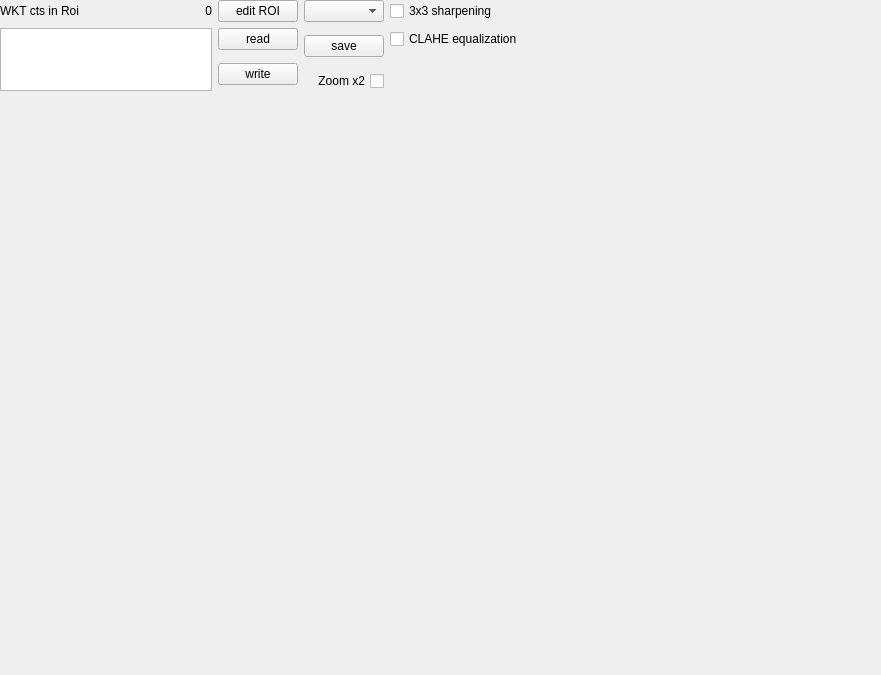
<?xml version="1.0" encoding="UTF-8"?>
<ui version="4.0">
 <class>Form</class>
 <widget class="QWidget" name="Form">
  <property name="geometry">
   <rect>
    <x>0</x>
    <y>0</y>
    <width>881</width>
    <height>675</height>
   </rect>
  </property>
  <property name="windowTitle">
   <string>Form</string>
  </property>
  <widget class="QWidget" name="layoutWidget">
   <property name="geometry">
    <rect>
     <x>0</x>
     <y>0</y>
     <width>642</width>
     <height>364</height>
    </rect>
   </property>
   <layout class="QVBoxLayout" name="verticalLayout">
    <item>
     <widget class="QFrame" name="frame">
      <property name="minimumSize">
       <size>
        <width>640</width>
        <height>100</height>
       </size>
      </property>
      <property name="maximumSize">
       <size>
        <width>16777215</width>
        <height>150</height>
       </size>
      </property>
      <widget class="QWidget" name="layoutWidget">
       <property name="geometry">
        <rect>
         <x>0</x>
         <y>0</y>
         <width>692</width>
         <height>91</height>
        </rect>
       </property>
       <layout class="QGridLayout" name="gridLayout">
        <item row="0" column="0">
         <widget class="QLabel" name="label_2">
          <property name="sizePolicy">
           <sizepolicy hsizetype="Preferred" vsizetype="Preferred">
            <horstretch>0</horstretch>
            <verstretch>1</verstretch>
           </sizepolicy>
          </property>
          <property name="text">
           <string>WKT cts in Roi</string>
          </property>
         </widget>
        </item>
        <item row="0" column="1">
         <widget class="QLabel" name="cts">
          <property name="sizePolicy">
           <sizepolicy hsizetype="Preferred" vsizetype="Preferred">
            <horstretch>0</horstretch>
            <verstretch>1</verstretch>
           </sizepolicy>
          </property>
          <property name="text">
           <string>0</string>
          </property>
          <property name="alignment">
           <set>Qt::AlignRight|Qt::AlignTrailing|Qt::AlignVCenter</set>
          </property>
         </widget>
        </item>
        <item row="0" column="2">
         <widget class="QPushButton" name="editRoiBtn">
          <property name="sizePolicy">
           <sizepolicy hsizetype="Minimum" vsizetype="Fixed">
            <horstretch>0</horstretch>
            <verstretch>1</verstretch>
           </sizepolicy>
          </property>
          <property name="toolTip">
           <string>mouse left click to ad vertex, mouse right click to close polygon</string>
          </property>
          <property name="text">
           <string>edit ROI</string>
          </property>
         </widget>
        </item>
        <item row="0" column="3">
         <widget class="QComboBox" name="RoicomboBox">
          <property name="sizePolicy">
           <sizepolicy hsizetype="Preferred" vsizetype="Fixed">
            <horstretch>0</horstretch>
            <verstretch>1</verstretch>
           </sizepolicy>
          </property>
          <property name="editable">
           <bool>false</bool>
          </property>
          <property name="currentText">
           <string/>
          </property>
         </widget>
        </item>
        <item row="0" column="4">
         <widget class="QCheckBox" name="filter1">
          <property name="text">
           <string>3x3 sharpening</string>
          </property>
         </widget>
        </item>
        <item row="0" column="6">
         <widget class="QLabel" name="errorLbl">
          <property name="sizePolicy">
           <sizepolicy hsizetype="Preferred" vsizetype="Preferred">
            <horstretch>0</horstretch>
            <verstretch>1</verstretch>
           </sizepolicy>
          </property>
          <property name="text">
           <string/>
          </property>
         </widget>
        </item>
        <item row="0" column="7" rowspan="2" colspan="2">
         <widget class="QPushButton" name="onBtn">
          <property name="sizePolicy">
           <sizepolicy hsizetype="Minimum" vsizetype="Fixed">
            <horstretch>0</horstretch>
            <verstretch>1</verstretch>
           </sizepolicy>
          </property>
          <property name="text">
           <string/>
          </property>
          <property name="flat">
           <bool>true</bool>
          </property>
         </widget>
        </item>
        <item row="0" column="9" rowspan="2" colspan="2">
         <widget class="QPushButton" name="startBtn">
          <property name="sizePolicy">
           <sizepolicy hsizetype="Minimum" vsizetype="Fixed">
            <horstretch>0</horstretch>
            <verstretch>1</verstretch>
           </sizepolicy>
          </property>
          <property name="minimumSize">
           <size>
            <width>5</width>
            <height>5</height>
           </size>
          </property>
          <property name="text">
           <string/>
          </property>
          <property name="flat">
           <bool>true</bool>
          </property>
         </widget>
        </item>
        <item row="0" column="11">
         <widget class="QPushButton" name="stopBtn">
          <property name="sizePolicy">
           <sizepolicy hsizetype="Minimum" vsizetype="Fixed">
            <horstretch>0</horstretch>
            <verstretch>1</verstretch>
           </sizepolicy>
          </property>
          <property name="text">
           <string/>
          </property>
          <property name="flat">
           <bool>true</bool>
          </property>
         </widget>
        </item>
        <item row="1" column="0" rowspan="4" colspan="2">
         <widget class="QPlainTextEdit" name="wktText">
          <property name="sizePolicy">
           <sizepolicy hsizetype="Preferred" vsizetype="Fixed">
            <horstretch>0</horstretch>
            <verstretch>1</verstretch>
           </sizepolicy>
          </property>
          <property name="minimumSize">
           <size>
            <width>0</width>
            <height>50</height>
           </size>
          </property>
          <property name="maximumSize">
           <size>
            <width>16777215</width>
            <height>75</height>
           </size>
          </property>
         </widget>
        </item>
        <item row="1" column="2" rowspan="2">
         <widget class="QPushButton" name="readWKT">
          <property name="sizePolicy">
           <sizepolicy hsizetype="Minimum" vsizetype="Fixed">
            <horstretch>0</horstretch>
            <verstretch>1</verstretch>
           </sizepolicy>
          </property>
          <property name="text">
           <string>read</string>
          </property>
         </widget>
        </item>
        <item row="1" column="3" rowspan="3">
         <widget class="QPushButton" name="saveBtn">
          <property name="sizePolicy">
           <sizepolicy hsizetype="Minimum" vsizetype="Fixed">
            <horstretch>0</horstretch>
            <verstretch>1</verstretch>
           </sizepolicy>
          </property>
          <property name="text">
           <string>save</string>
          </property>
         </widget>
        </item>
        <item row="1" column="4" rowspan="2">
         <widget class="QCheckBox" name="filter2">
          <property name="text">
           <string>CLAHE equalization</string>
          </property>
         </widget>
        </item>
        <item row="2" column="5" rowspan="3">
         <widget class="QPushButton" name="continueBtn">
          <property name="enabled">
           <bool>true</bool>
          </property>
          <property name="sizePolicy">
           <sizepolicy hsizetype="Minimum" vsizetype="Fixed">
            <horstretch>0</horstretch>
            <verstretch>1</verstretch>
           </sizepolicy>
          </property>
          <property name="text">
           <string/>
          </property>
          <property name="flat">
           <bool>true</bool>
          </property>
         </widget>
        </item>
        <item row="2" column="7" rowspan="3">
         <widget class="QPushButton" name="offBtn">
          <property name="sizePolicy">
           <sizepolicy hsizetype="Minimum" vsizetype="Fixed">
            <horstretch>0</horstretch>
            <verstretch>1</verstretch>
           </sizepolicy>
          </property>
          <property name="text">
           <string/>
          </property>
          <property name="flat">
           <bool>true</bool>
          </property>
         </widget>
        </item>
        <item row="3" column="2" rowspan="2">
         <widget class="QPushButton" name="writeWKT">
          <property name="sizePolicy">
           <sizepolicy hsizetype="Minimum" vsizetype="Fixed">
            <horstretch>0</horstretch>
            <verstretch>1</verstretch>
           </sizepolicy>
          </property>
          <property name="text">
           <string>write</string>
          </property>
         </widget>
        </item>
        <item row="3" column="8" rowspan="2" colspan="2">
         <widget class="QWidget" name="pollErr" native="true">
          <property name="sizePolicy">
           <sizepolicy hsizetype="Preferred" vsizetype="Preferred">
            <horstretch>0</horstretch>
            <verstretch>1</verstretch>
           </sizepolicy>
          </property>
         </widget>
        </item>
        <item row="3" column="10" rowspan="2" colspan="2">
         <widget class="QLabel" name="statusLbl">
          <property name="sizePolicy">
           <sizepolicy hsizetype="Preferred" vsizetype="Preferred">
            <horstretch>0</horstretch>
            <verstretch>1</verstretch>
           </sizepolicy>
          </property>
          <property name="text">
           <string/>
          </property>
         </widget>
        </item>
        <item row="4" column="3">
         <widget class="QCheckBox" name="bZoom">
          <property name="sizePolicy">
           <sizepolicy hsizetype="Minimum" vsizetype="Fixed">
            <horstretch>0</horstretch>
            <verstretch>1</verstretch>
           </sizepolicy>
          </property>
          <property name="layoutDirection">
           <enum>Qt::RightToLeft</enum>
          </property>
          <property name="text">
           <string>Zoom x2</string>
          </property>
         </widget>
        </item>
       </layout>
      </widget>
     </widget>
    </item>
    <item>
     <widget class="QFrame" name="image_frame">
      <property name="sizePolicy">
       <sizepolicy hsizetype="Preferred" vsizetype="Preferred">
        <horstretch>0</horstretch>
        <verstretch>90</verstretch>
       </sizepolicy>
      </property>
      <property name="minimumSize">
       <size>
        <width>256</width>
        <height>256</height>
       </size>
      </property>
     </widget>
    </item>
   </layout>
  </widget>
 </widget>
 <resources>
  <include location="../res/quango.qrc"/>
 </resources>
 <connections/>
</ui>
